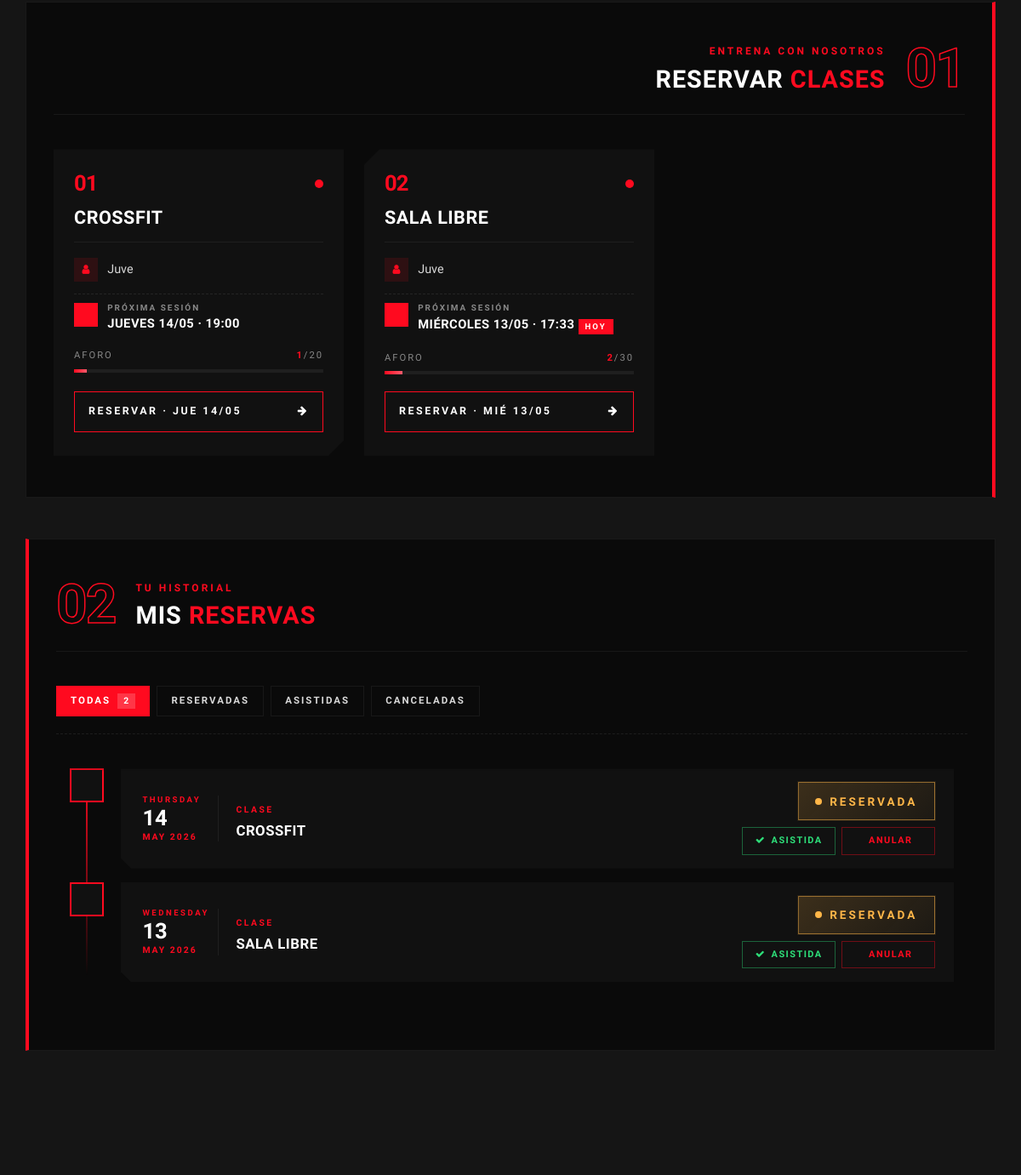
The page /perfil/reservas/ (signed in, middle part) on the database as committed earlier.
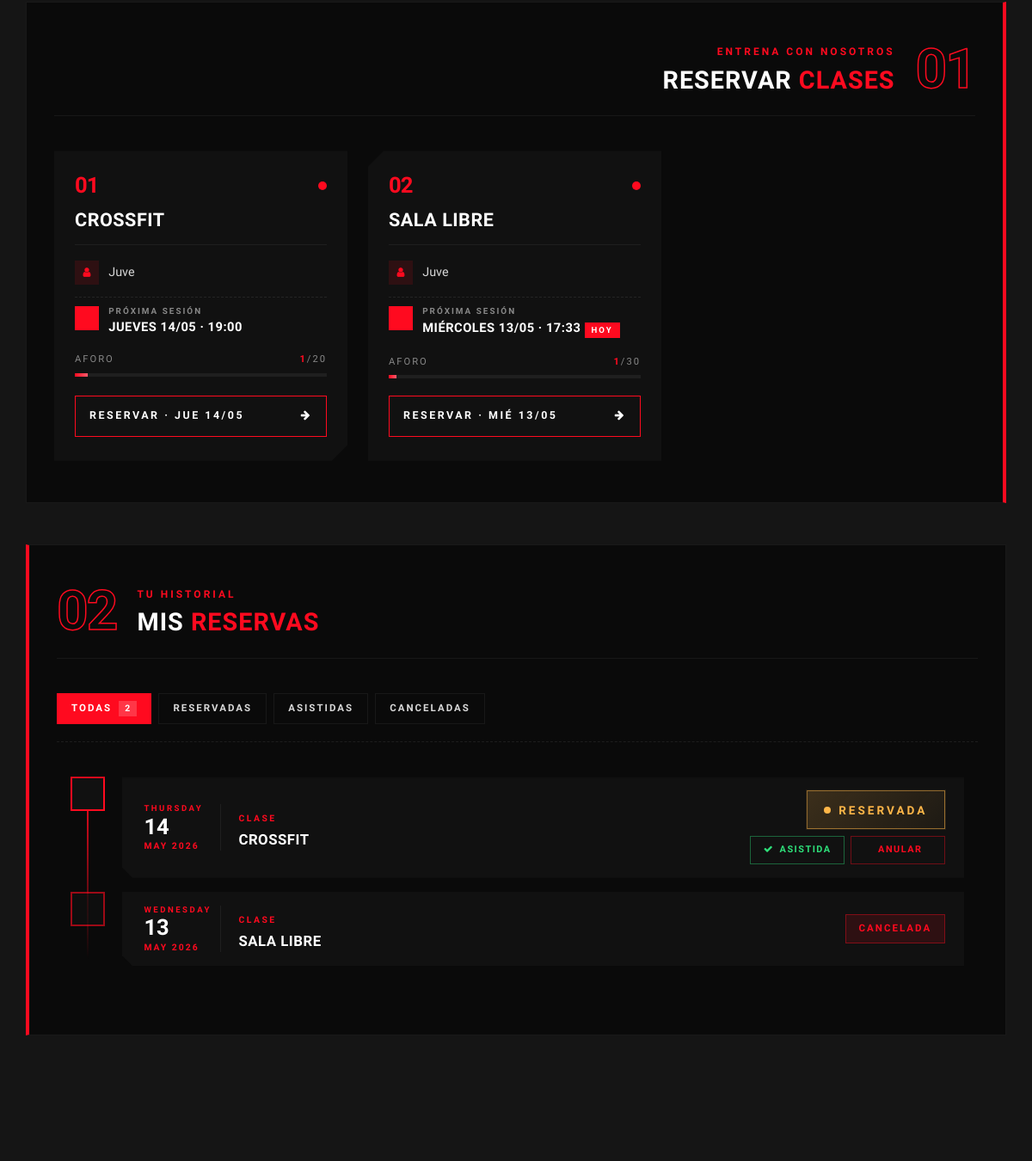
The same page on the database as committed later.
### gimnasio/models.py (models this page shows, shortened)
class Clase(models.Model):
    nombre = models.CharField(max_length=100)
    descripcion = models.TextField(blank=True, null=True)
    horario = models.CharField(max_length=50)
    entrenador = models.ForeignKey(Entrenador, on_delete=models.SET_NULL, null=True, related_name="clases")
    tarifas = models.ManyToManyField(Tarifa, related_name="clases")
    capacidad = models.IntegerField(default=20)

class Reserva(models.Model):
    ESTADOS = [
        ('reservada', 'Reservada'),
        ('asistio', 'Asistió'),
        ('cancelada', 'Cancelada'),
    ]
    cliente = models.ForeignKey(Cliente, on_delete=models.CASCADE, related_name="reservas")
    clase = models.ForeignKey(Clase, on_delete=models.CASCADE, related_name="reservas")
    fecha_reserva = models.DateField()
    estado = models.CharField(max_length=10, choices=ESTADOS, default='reservada')
    class Meta:
        unique_together = ('cliente', 'clase', 'fecha_reserva')

class Entrenador(models.Model):
    ROLES = (
        ('admin', 'Administrador'),
        ('empleado', 'Empleado'),
    )
    user = models.OneToOneField(User, on_delete=models.CASCADE)
    telefono = models.CharField(max_length=20, blank=True)
    especialidad = models.CharField(max_length=100)
    rol = models.CharField(max_length=20, choices=ROLES, default='empleado')
    @property
    def nombre(self):
        return self.user.username

### perfil/views.py (the view, shortened to what this page needs)
# urls.py: path('reservas/', views.mis_reservas, name='mis_reservas'),
@login_required
def mis_reservas(request):
    if request.user.is_staff:
        raise PermissionDenied
    cliente = get_cliente_actual(request)
    hoy = date.today()
    reservas = (
        Reserva.objects
        .filter(cliente=cliente)
        .select_related('clase')
        .order_by('-fecha_reserva')
    )
    clases_qs = (
        Clase.objects
        .filter(tarifas=cliente.tarifa)
        .annotate(
            ocupadas=Count(
                'reservas',
                filter=Q(
                    reservas__estado='reservada',
                    reservas__fecha_reserva=hoy
                )
            )
        )
    )
    clases = []
    for clase in clases_qs:
        prox_dt = proxima_sesion_clase(clase.nombre)
        if prox_dt:
            fecha = prox_dt.date()
            clase.ocupadas = Reserva.objects.filter(
                clase=clase,
                fecha_reserva=fecha,
                estado='reservada'
            ).count()
            clase.proxima = {
                'fecha':  prox_dt.date(),
                'hora':   prox_dt.strftime("%H:%M"),
                'dia':    DIAS_ES[prox_dt.weekday()],
                'es_hoy': prox_dt.date() == hoy,
            }
        else:
            clase.ocupadas=0
            clase.proxima = None
        clases.append(clase)
    total_asistidas = Reserva.objects.filter(
        cliente=cliente,
        estado='asistio'
    ).count()
    context = {
        'cliente': cliente,
        'reservas': reservas,
        'clases': clases,
        'hoy': hoy,
        'total_asistidas': total_asistidas,
    }
    return render(request, 'perfil/reservas.html', context)

### perfil/views.py (called while the page is built)
def get_cliente_actual(request):
    if not request.user.is_authenticated:
        return None
    return get_object_or_404(Cliente, user=request.user)

### perfil/templates/perfil/reservas.html (shortened to what the changed rows need)
{% extends 'perfil/components/base_perfil.html' %}
{% load static %}
{% block estilos %}
    <link rel="stylesheet" href="{% static 'css/perfil/style_reservas.css' %}" type="text/css">
{% endblock %}
{% block contenido %}
<section class="rsv-section rsv-section--right">
    <header class="rsv-head rsv-head--right">
        <div>
            <h2 class="rsv-title">RESERVAR <strong>CLASES</strong></h2>
        </div>
    </header>
    {% if clases %}
        <div class="rsv-cards">
            {% for clase in clases %}
                <article class="rsv-card {% if clase.ocupadas >= clase.capacidad %}rsv-card--full{% endif %}">
                    <div class="rsv-card-head">
                        <span class="rsv-card-index">{{ forloop.counter|stringformat:"02d" }}</span>
                        <span class="rsv-card-pulse"></span>
                    </div>
                    <h3 class="rsv-card-title">{{ clase.nombre }}</h3>
                    <ul class="rsv-card-meta">
                        <li>
                            <i class="fa fa-user"></i>
                            <span>{{ clase.entrenador.nombre }}</span>
                        </li>
                        {% if clase.proxima %}
                            <li class="rsv-card-meta-next">
                                <i class="fa fa-calendar-day"></i>
                                <span>
                                    <small>Próxima sesión</small>
                                    <strong>
                                        {{ clase.proxima.dia }}
                                        {{ clase.proxima.fecha|date:"d/m" }}
                                        · {{ clase.proxima.hora }}
                                        {% if clase.proxima.es_hoy %}
                                            <em class="rsv-card-meta-today">HOY</em>
                                        {% endif %}
                                    </strong>
                                </span>
                            </li>
                        {% endif %}
                    </ul>
                    <div class="rsv-card-aforo">
                        <div class="rsv-card-aforo-top">
                            <span>Aforo</span>
                            <span><strong>{{ clase.ocupadas }}</strong>/{{ clase.capacidad }}</span>
                        </div>
                        <div class="rsv-card-bar">
                            <span style="width: {% widthratio clase.ocupadas clase.capacidad 100 %}%;"></span>
                        </div>
                    </div>
                    {% if clase.ocupadas < clase.capacidad %}
                        <form method="post" class="rsv-card-form">
                            <button type="submit" class="rsv-card-btn">
                                <span>
                                    {% if clase.proxima %}
                                        RESERVAR · {{ clase.proxima.dia|slice:":3"|upper }} {{ clase.proxima.fecha|date:"d/m" }}
                                    {% else %}
                                        RESERVAR
                                    {% endif %}
                                </span>
                                <i class="fa fa-arrow-right"></i>
                            </button>
                        </form>
                    {% else %}
                        <div class="rsv-card-full">
                            <i class="fa fa-ban"></i> Aforo completo
                        </div>
                    {% endif %}
                </article>
            {% endfor %}
        </div>
    {% else %}
        <div class="rsv-empty">
            <i class="fa fa-circle-exclamation"></i>
            <p>No hay clases disponibles para tu tarifa</p>
        </div>
    {% endif %}
</section>
<section class="rsv-section rsv-section--left">
    <header class="rsv-head rsv-head--left">
        <div>
            <h2 class="rsv-title">MIS <strong>RESERVAS</strong></h2>
        </div>
    </header>
    {% if reservas %}
        <div class="rsv-timeline-wrapper p-3">
            <ol class="rsv-timeline">
                {% for reserva in reservas %}
                    <li class="rsv-timeline-item rsv-state--{{ reserva.estado }}"
                        data-estado="{{ reserva.estado }}">
                        <div class="rsv-timeline-dot">
                        </div>
                        <div class="rsv-timeline-card rsv-card--{{ reserva.estado }}">
                            <div class="rsv-timeline-date">
                                <span class="rsv-timeline-day">{{ reserva.fecha_reserva|date:"l" }}</span>
                                {{ reserva.fecha_reserva|date:"d" }}
                                <small>{{ reserva.fecha_reserva|date:"M Y" }}</small>
                            </div>
                            <div class="rsv-timeline-body">
                                <span class="rsv-tag">CLASE</span>
                                <h5>{{ reserva.clase.nombre }}</h5>
                            </div>
                            <div class="rsv-timeline-right">
                                <span class="rsv-status">
                                    {% if reserva.estado == 'reservada' %}Reservada
                                    {% elif reserva.estado == 'asistio' %}Asistió
                                    {% else %}Cancelada{% endif %}
                                </span>
                                {% if reserva.estado == 'reservada' %}
                                    <div class="rsv-timeline-actions">
                                        <form method="post" class="rsv-inline-form js-confirm-asistir">
                                            <button type="submit"
                                                    class="rsv-act rsv-act--asistir"
                                                    title="Marcar como asistida">
                                                <i class="fa fa-check"></i>
                                                <span>Asistida</span>
                                            </button>
                                        </form>
                                        <form method="post"
                                            class="rsv-inline-form js-confirm-cancel">
                                            <button type="submit"
                                                    class="rsv-act rsv-act--cancelar"
                                                    title="Anular reserva">
                                                <span>Anular</span>
                                            </button>
                                        </form>
                                    </div>
                                {% endif %}
                            </div>
                        </div>
                    </li>
                {% endfor %}
            </ol>
        </div>
    {% else %}
        <div class="rsv-empty">
            <i class="fa fa-calendar-xmark"></i>
            <p>Aún no tienes reservas registradas</p>
        </div>
    {% endif %}
</section>
{% endblock %}

Rows that differ between the two databases and show on the page:
computed for Clase "SALA LIBRE": ocupadas "2" → "1"
changed Reserva "WEDNESDAY": estado "RESERVADA ASISTIDA ANULAR" → "CANCELADA"
